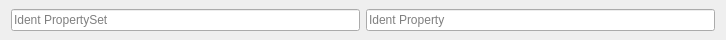
<?xml version="1.0" encoding="UTF-8"?>
<ui version="4.0">
    <class>Util</class>
    <widget class="QWidget" name="Util">
        <property name="geometry">
            <rect>
                <x>0</x>
                <y>0</y>
                <width>726</width>
                <height>40</height>
            </rect>
        </property>
        <property name="windowTitle">
            <string>Form</string>
        </property>
        <layout class="QHBoxLayout" name="horizontalLayout">
            <property name="topMargin">
                <number>0</number>
            </property>
            <property name="bottomMargin">
                <number>0</number>
            </property>
            <item>
                <widget class="QLineEdit" name="le_pset_name">
                    <property name="placeholderText">
                        <string>Ident PropertySet</string>
                    </property>
                </widget>
            </item>
            <item>
                <widget class="QLineEdit" name="le_property_name">
                    <property name="placeholderText">
                        <string>Ident Property</string>
                    </property>
                </widget>
            </item>
        </layout>
    </widget>
    <resources />
    <connections />
</ui>
